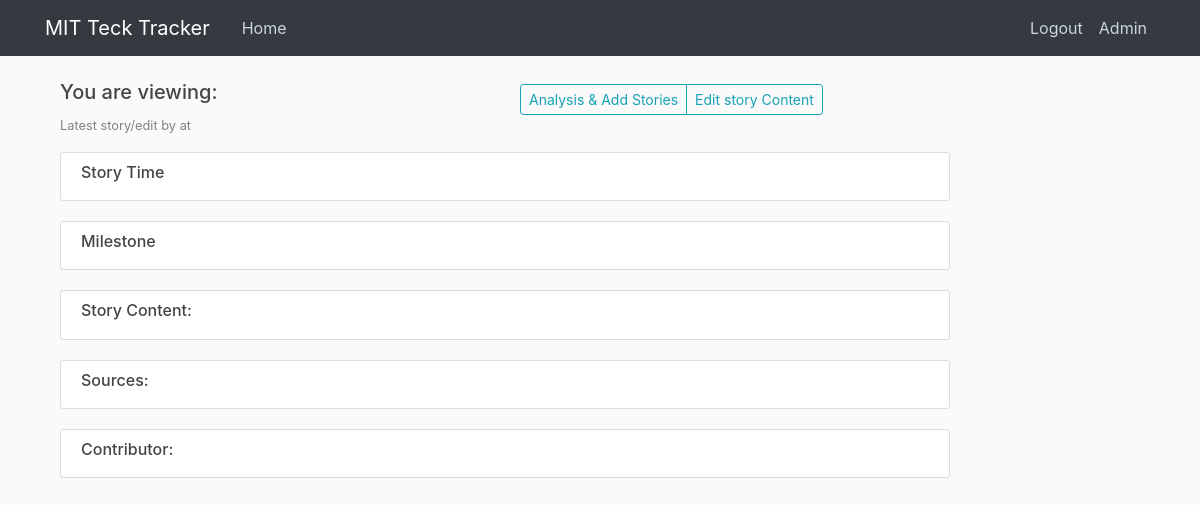
The page /view_log/10 (signed in) on the database as committed earlier.
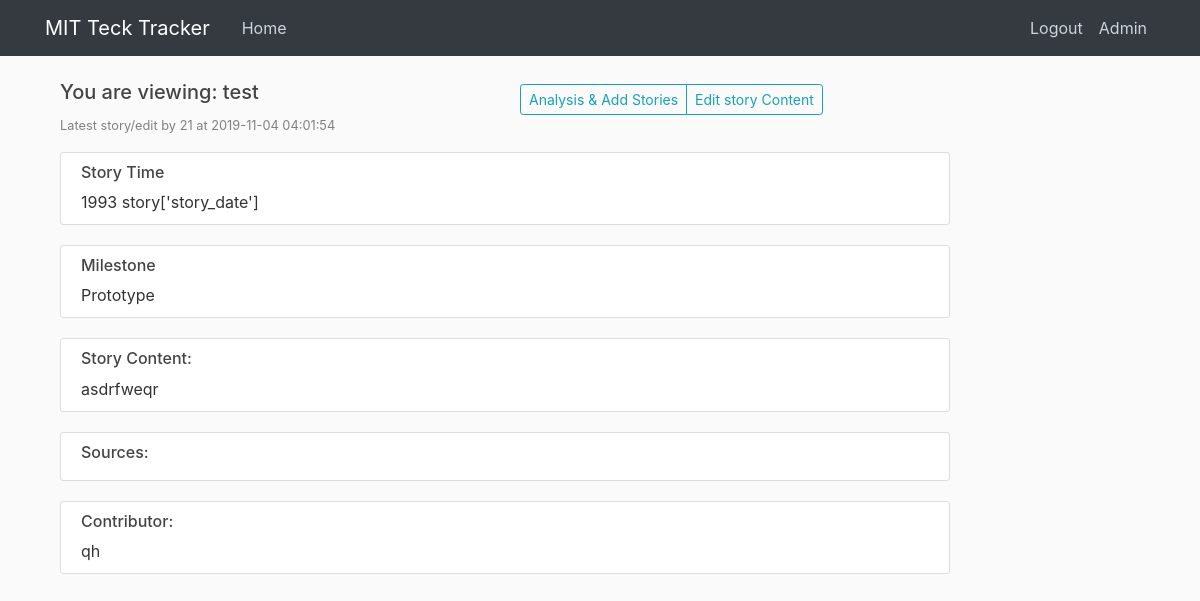
The same page on the database as committed later.
### tables this page shows
CREATE TABLE tech_story_log (
  log_s_id integer PRIMARY KEY autoincrement,
  contributor integer NOT NULL,
  contribute_time timestamp without time zone NOT NULL,
  tech_name text NOT NULL,
  story_year integer NOT NULL,
  story_date text,
  story_content text NOT NULL,
  milestone text NOT NULL,
  sources text,
  change_committed timestamp without time zone
);

CREATE TABLE users (
  user_id integer PRIMARY KEY autoincrement, -- SERIAL PRIMARY KEY,
  username text,
  email text NOT NULL,
  password text NOT NULL,
  can_scout boolean DEFAULT True,
  can_analyse boolean DEFAULT True,
  can_edit boolean DEFAULT False,
  admin boolean DEFAULT False
);

### app.py (the view)
@app.route("/view_log/<log_s_id>", methods = ['GET', 'POST'])
@app.route("/view_log/<log_s_id>/<mode>", methods = ['GET', 'POST'])
def view_log(log_s_id, mode = 'analytics'):
    user = get_current_user()
    if not user:
        return redirect(url_for('login'))
    if user['can_analyse'] == 0:
        flash('No access to TechAnalytics. Please contact administrators', 'danger')
        return redirect(url_for('home'))
    db = get_db()
    story_cur = db.execute('''
                            select *, datetime(contribute_time,'unixepoch') contribute_time_dt
                            from tech_story_log tsl join users
                            on contributor = user_id
                            where log_s_id = ?
                            ''', [log_s_id])
    story = story_cur.fetchone()
    return render_template('view_log.html', title='View Tech Story', user = user, story = story, mode=mode)

### app.py (called while the page is built)
def get_current_user():
    user_result = None
    if 'user' in session:
        user_email = session['user']
        db = get_db()
        user_cur = db.execute('select user_id, email, password, can_scout, can_analyse, can_edit, admin from users where email = ?', [user_email])
        user_result = user_cur.fetchone()
    return user_result

### dbTest.py (called while the page is built)
def connect_db(RowMode=True):
    sql = sqlite3.connect(dbpath)
    if RowMode:
        sql.row_factory = sqlite3.Row
    else:
        sql.row_factory = lambda cursor, row: row[0]
    return sql

def get_db():
    if not hasattr(g, 'sqlite3_db'):
        g.sqlite_db = connect_db()
    return g.sqlite_db

### templates/view_log.html (shortened to what this page needs)
{% extends "layout.html" %}
{% from "show_links.html" import show_links %}
{% block nav %}
{{ show_links(user) }}
{% endblock %}
{% block content %}
<div div class="col-lg-12">
  <div class = "row">
    <div class = "col">
      <h5>You are viewing: {{ story['tech_name']}} </h5>
      <p><small><font color="grey">Latest story/edit by {{ story['contributor'] }} at {{ story['contribute_time_dt'] }}</font></small></p>
    </div>
    <div class = "col">
      <div class="btn-group btn-group-sm pull-right mt-1" role="group">
        {% if mode == 'edit' %}
          <a href="{{ url_for('commit_story', log_s_id = story['log_s_id']) }}" role="button"  class="btn {% if user['admin'] == 0 %}  btn-outline-secondary disabled {% else %} btn-outline-info {% endif %}">Commit to the main database</a>
        {% else %}
          <a href="{{ url_for('tech_analytics', tech=story['tech_name']) }}" role="button"  class="btn btn-outline-info ">Analysis & Add Stories</a>
        {% endif %}
        <a href="{{ url_for('edit_log', log_s_id=story['log_s_id']) }}" role="button"  class="btn  {% if user['can_edit'] == 0 %}  btn-outline-secondary disabled {% else %} btn-outline-info {% endif %} pull-right">Edit story Content</a>
      </div>
    </div>
  </div>
    <div class = "content-section">
      <h6>Story Time</h6>
      {{ story['story_year']}} {% if story['story_date'] %} story['story_date'] {% endif %}
    </div>
    <div class = "content-section">
    <h6>Milestone</h6>
      {% if story['milestone'] != 'None' %}  {{ story['milestone'] }} {% else %} This is a non-milestone story {% endif %}
    </div>
    <div class = "content-section">
    <h6>Story Content: </h6>
      {{ story['story_content']}}
    </div>
    <div class = "content-section">
    <h6>Sources: </h6>
    </div>
    <div class = "content-section">
    <h6>Contributor: </h6>
      {{ story['username'] }}
    </div>
</div>
{% endblock content %}

Rows that differ between the two databases and show on the page:
added tech_story_log: tech_name "test", contributor "21", story_year "1993", milestone "Prototype", story_content "asdrfweqr"
added users: username "qh"
Other text that changed with them:
{{ story['contribute_time_dt'] }}: (not shown) → "2019-11-04 04:01:54"
text now shown: "story['story_date']"
